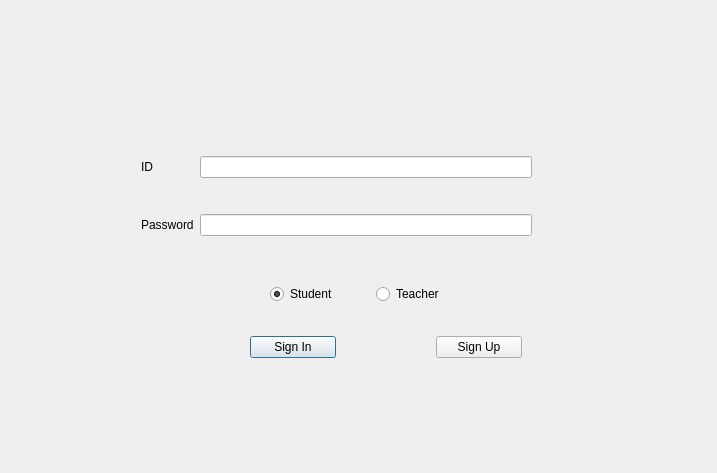
<?xml version="1.0" encoding="UTF-8"?>
<ui version="4.0">
 <class>Login</class>
 <widget class="QDialog" name="Login">
  <property name="geometry">
   <rect>
    <x>0</x>
    <y>0</y>
    <width>717</width>
    <height>473</height>
   </rect>
  </property>
  <property name="windowTitle">
   <string>Login</string>
  </property>
  <widget class="QWidget" name="layoutWidget">
   <property name="geometry">
    <rect>
     <x>270</x>
     <y>280</y>
     <width>206</width>
     <height>29</height>
    </rect>
   </property>
   <layout class="QHBoxLayout" name="horizontalLayout">
    <item>
     <widget class="QRadioButton" name="stuRadioButton">
      <property name="text">
       <string>Student</string>
      </property>
      <property name="checked">
       <bool>true</bool>
      </property>
     </widget>
    </item>
    <item>
     <widget class="QRadioButton" name="teaRadioButton">
      <property name="text">
       <string>Teacher</string>
      </property>
     </widget>
    </item>
   </layout>
  </widget>
  <widget class="QWidget" name="layoutWidget">
   <property name="geometry">
    <rect>
     <x>141</x>
     <y>126</y>
     <width>391</width>
     <height>141</height>
    </rect>
   </property>
   <layout class="QGridLayout" name="gridLayout">
    <item row="0" column="0">
     <widget class="QLabel" name="label">
      <property name="text">
       <string>ID</string>
      </property>
     </widget>
    </item>
    <item row="0" column="1">
     <widget class="QLineEdit" name="idLineEdit"/>
    </item>
    <item row="1" column="0">
     <widget class="QLabel" name="label_2">
      <property name="text">
       <string>Password</string>
      </property>
     </widget>
    </item>
    <item row="1" column="1">
     <widget class="QLineEdit" name="passwdLineEdit">
      <property name="text">
       <string/>
      </property>
      <property name="echoMode">
       <enum>QLineEdit::Password</enum>
      </property>
     </widget>
    </item>
   </layout>
  </widget>
  <widget class="QWidget" name="layoutWidget">
   <property name="geometry">
    <rect>
     <x>250</x>
     <y>330</y>
     <width>272</width>
     <height>34</height>
    </rect>
   </property>
   <layout class="QHBoxLayout" name="horizontalLayout_2">
    <property name="spacing">
     <number>100</number>
    </property>
    <item>
     <widget class="QPushButton" name="signInPushButton">
      <property name="text">
       <string>Sign In</string>
      </property>
     </widget>
    </item>
    <item>
     <widget class="QPushButton" name="signUpPushButton">
      <property name="enabled">
       <bool>true</bool>
      </property>
      <property name="text">
       <string>Sign Up</string>
      </property>
     </widget>
    </item>
   </layout>
  </widget>
 </widget>
 <resources/>
 <connections/>
</ui>
